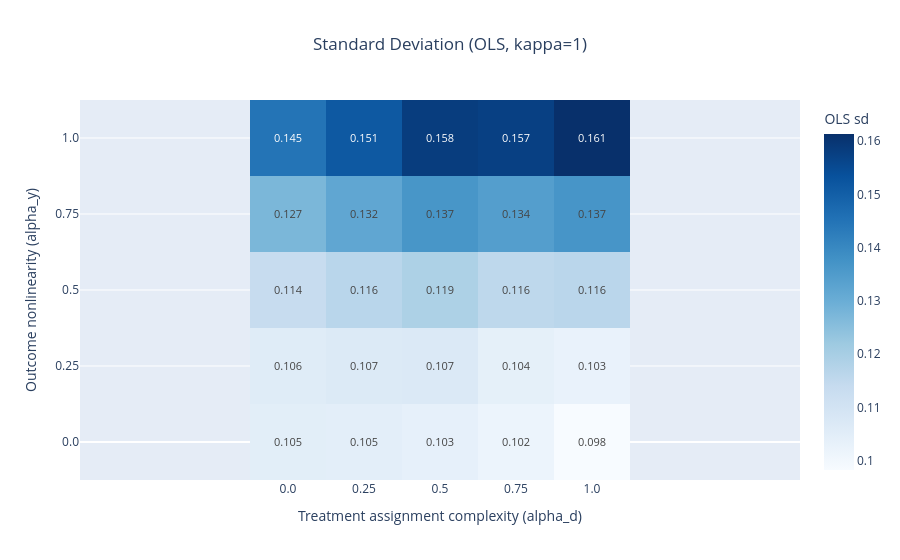

This figure's notebook cell:
### Code cell
fig = estimator_metric_heatmap(summary_df, metric="sd", estimator="OLS", kappa=1)
fig.show()

### Figure 1 — Plotly figure (JSON) as saved in the notebook; plotly's stock layout.template omitted (floating-point values rounded to 4 significant figures)
{"data": [{"colorbar": {"title": {"text": "OLS sd"}}, "colorscale": [[0, "rgb(247,251,255)"], [0.125, "rgb(222,235,247)"], [0.25, "rgb(198,219,239)"], [0.375, "rgb(158,202,225)"], [0.5, "rgb(107,174,214)"], [0.625, "rgb(66,146,198)"], [0.75, "rgb(33,113,181)"], [0.875, "rgb(8,81,156)"], [1, "rgb(8,48,107)"]], "hovertemplate": "alpha_d=%{x}<br>alpha_y=%{y}<br>OLS sd=%{z:.4f}<extra></extra>", "text": [[0.105, 0.105, 0.103, 0.102, 0.098], [0.106, 0.107, 0.107, 0.104, 0.103], [0.114, 0.116, 0.119, 0.116, 0.116], [0.127, 0.132, 0.137, 0.134, 0.137], [0.145, 0.151, 0.158, 0.157, 0.161]], "textfont": {"size": 11}, "texttemplate": "%{text}", "type": "heatmap", "x": [0, 0.25, 0.5, 0.75, 1], "y": [0, 0.25, 0.5, 0.75, 1], "z": [[0.1048, 0.1046, 0.1035, 0.1016, 0.09825], [0.1058, 0.1068, 0.1072, 0.1038, 0.1026], [0.1138, 0.1165, 0.1189, 0.1155, 0.1164], [0.1273, 0.132, 0.1366, 0.1342, 0.1368], [0.1449, 0.1515, 0.1582, 0.1574, 0.1613]]}], "layout": {"title": {"text": "Standard Deviation (OLS, kappa=1)", "x": 0.5}, "xaxis": {"tickmode": "array", "ticktext": ["0.0", "0.25", "0.5", "0.75", "1.0"], "tickvals": [0, 0.25, 0.5, 0.75, 1], "title": {"text": "Treatment assignment complexity (alpha_d)"}}, "yaxis": {"scaleanchor": "x", "scaleratio": 1, "tickmode": "array", "ticktext": ["0.0", "0.25", "0.5", "0.75", "1.0"], "tickvals": [0, 0.25, 0.5, 0.75, 1], "title": {"text": "Outcome nonlinearity (alpha_y)"}}}}
